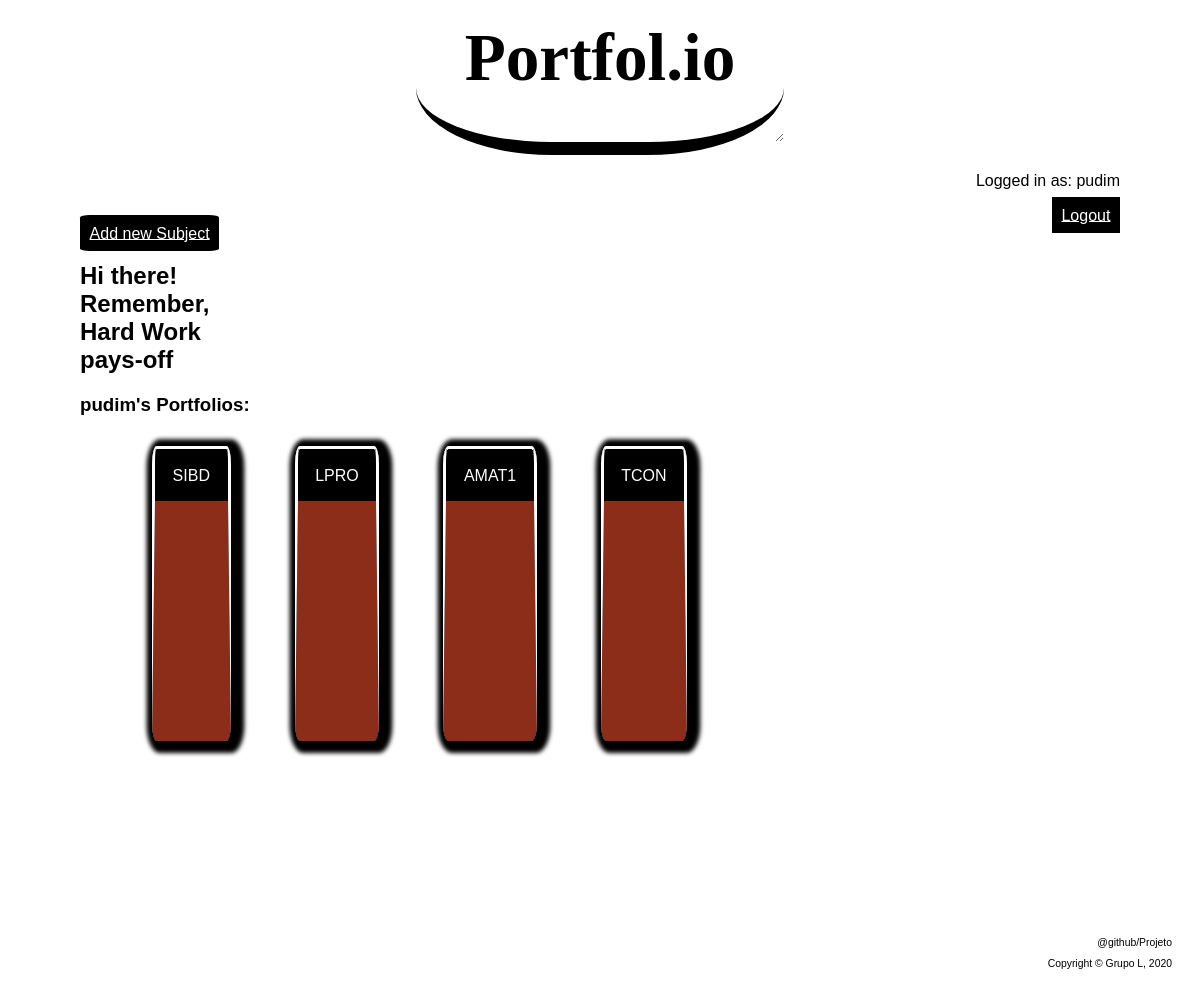
Page /pages/user_mainpage.php (signed in) on the committed database.
### tables this page shows
CREATE TABLE subject (
    	id integer primary key autoincrement,
    	name text not null,
    	folder_path text,
        admin_id integer references student(id) not null,
        CONSTRAINT user_unique_error UNIQUE (name)
        CONSTRAINT user_unique_error UNIQUE (folder_path)
    );

### database/subjects.php (called while the page is built, shortened)
<?php
    function getSubjects() {
        global $db;
        $stmt= $db->prepare('SELECT * from subject');
        $stmt->execute();
        return ($stmt->fetchAll());
    }
?>

### pages/user_mainpage.php (the view, shortened to what this page needs)
<?php
    include_once('../database/connect.php');
    include_once('../database/subjects.php');
    $result=getSubjects();
?>
<!DOCTYPE html>
<html lang="en">
<head>
    <link href="../css/MainpageStyle.css" rel="stylesheet">
    <link href="../css/SubjectsStyle.css" rel="stylesheet">
</head>
<body>
    <header>
        <h1><a href="../pages/user_mainpage.php"> Portfol.io</a></h1>
    </header>
    <div id="username">
        <p>Logged in as: <?= $_SESSION['username'] ?></p>
        <a href="../actions/ActionLogout.php">Logout</a>
    </div>
    <nav id="operations">
        <a href="../pages/subject_registration.php" id="Add">Add new Subject</a>
    </nav>
    <section id="welcome">
        <h2>Hi there! </br>
            Remember, </br>
            Hard Work </br>
            pays-off </br>
        </h2>
    </section>
    <nav id="subjects">
        <h3><?=$_SESSION['username']?>'s Portfolios:</h3>
        <ul>
            <?php foreach ($result as $row){ ?>
                <li>
                    <a href="list_gallery.php?subject=<?php echo $row['id'] ?>"id="subs"><?php echo $row["name"] ?></a>
                </li>
            <?php } ?>
        </ul>
    </nav>
    <footer>
        <a href="https://github.com/zymil/Portfolio">@github/Projeto</a>
        <p>Copyright &copy; Grupo L, 2020</p>
    </footer>
</body>
</html>

### css/MainpageStyle.css (style rules this page uses)
body { font-family: Arial, Verdana, monospace; background-repeat: no-repeat; background-attachment: fixed; background-size: cover; background-position: auto; background-image: url(../img/portfolio4.png); -webkit-font-smoothing: antialiased; margin-left: 5em; margin-right: 5em; }
body > header { font-size: 2.1em; border-style: solid; flex-direction: column; text-align: center; border-bottom-width: 0.4em; margin-bottom: 0.5em; margin-right: 10em; margin-left: 10em; margin-top: -1em; border-top-width: 0; border-right-width: 0; border-left-width: 0; border-radius: 37%; resize: vertical; overflow: auto; font-family: "Lucida Handwriting"; display: flex; }
body > header h1 a:-webkit-any-link { color: black; cursor: pointer; text-decoration: none; }
#operations a { padding: 0.6em; background: rgb(0, 0, 0); color: #ffffff; border-radius: 7%; }
body > footer { text-align: right; font-size: 0.65em; margin: auto; display: block; margin-top: 10em; text-decoration: none; margin: 0; margin-top: 35em; margin-right: -5em; }
body > div { text-align: right; }
body > div#username a { padding: 0.6em; background: rgb(0, 0, 0); color: #ffffff; font-size: 1em; flex-direction: column; }
body > footer a { color: black; text-decoration: none; background-color: transparent; }

### css/SubjectsStyle.css (style rules this page uses)
#subjects ul { display: flex; flex-direction: row; list-style-type: none; flex-wrap: wrap; }
#subjects li { padding: 2em; margin-bottom: 3.5em; }
a#subs { padding: 1.1em; background: rgb(0, 0, 0); color: #ffffff; text-decoration: none; border-radius: 6%; border-bottom: #8C2D19; border-bottom-width: 15em; border-style: solid; box-shadow: 3pt 2pt 3pt 7pt black; margin-bottom: 20px; }

### rows in the picture
subject: name "SIBD"
subject: name "LPRO"
subject: name "AMAT1"
subject: name "TCON"

### other values in the picture
$_SESSION['username'] "pudim"
